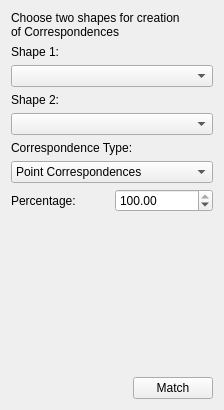
<?xml version="1.0" encoding="UTF-8"?>
<ui version="4.0">
 <class>IdentityMatchingTabWidget</class>
 <widget class="QWidget" name="IdentityMatchingTabWidget">
  <property name="geometry">
   <rect>
    <x>0</x>
    <y>0</y>
    <width>224</width>
    <height>410</height>
   </rect>
  </property>
  <property name="sizePolicy">
   <sizepolicy hsizetype="Preferred" vsizetype="Preferred">
    <horstretch>0</horstretch>
    <verstretch>0</verstretch>
   </sizepolicy>
  </property>
  <layout class="QVBoxLayout" name="verticalLayout">
   <item>
    <widget class="QLabel" name="labelChoose">
     <property name="text">
      <string>Choose two shapes for creation
of Correspondences</string>
     </property>
    </widget>
   </item>
   <item>
    <widget class="QLabel" name="labelShape1">
     <property name="text">
      <string>Shape 1:</string>
     </property>
    </widget>
   </item>
   <item>
    <widget class="QComboBox" name="comboBoxShape1"/>
   </item>
   <item>
    <widget class="QLabel" name="labelShape2">
     <property name="text">
      <string>Shape 2:</string>
     </property>
    </widget>
   </item>
   <item>
    <widget class="QComboBox" name="comboBoxShape2"/>
   </item>
   <item>
    <widget class="QLabel" name="labelCorrespondences">
     <property name="text">
      <string>Correspondence Type:</string>
     </property>
    </widget>
   </item>
   <item>
    <widget class="QComboBox" name="comboBoxCorrespondenceType">
     <item>
      <property name="text">
       <string>Point Correspondences</string>
      </property>
     </item>
     <item>
      <property name="text">
       <string>Face Correspondences</string>
      </property>
     </item>
    </widget>
   </item>
   <item>
    <layout class="QHBoxLayout" name="horizontalLayout_2">
     <item>
      <widget class="QLabel" name="labelPercentage">
       <property name="text">
        <string>Percentage:</string>
       </property>
      </widget>
     </item>
     <item>
      <widget class="QDoubleSpinBox" name="spinBoxPercentage">
       <property name="minimum">
        <double>0.000000000000000</double>
       </property>
       <property name="maximum">
        <double>100.000000000000000</double>
       </property>
       <property name="singleStep">
        <double>1.000000000000000</double>
       </property>
       <property name="value">
        <double>100.000000000000000</double>
       </property>
      </widget>
     </item>
    </layout>
   </item>
   <item>
    <spacer name="verticalSpacer">
     <property name="orientation">
      <enum>Qt::Vertical</enum>
     </property>
     <property name="sizeHint" stdset="0">
      <size>
       <width>20</width>
       <height>40</height>
      </size>
     </property>
    </spacer>
   </item>
   <item>
    <layout class="QHBoxLayout" name="horizontalLayout">
     <item>
      <spacer name="horizontalSpacer">
       <property name="orientation">
        <enum>Qt::Horizontal</enum>
       </property>
       <property name="sizeHint" stdset="0">
        <size>
         <width>40</width>
         <height>20</height>
        </size>
       </property>
      </spacer>
     </item>
     <item>
      <widget class="QPushButton" name="buttonMatch">
       <property name="text">
        <string>Match</string>
       </property>
      </widget>
     </item>
    </layout>
   </item>
  </layout>
 </widget>
 <resources/>
 <connections/>
</ui>
